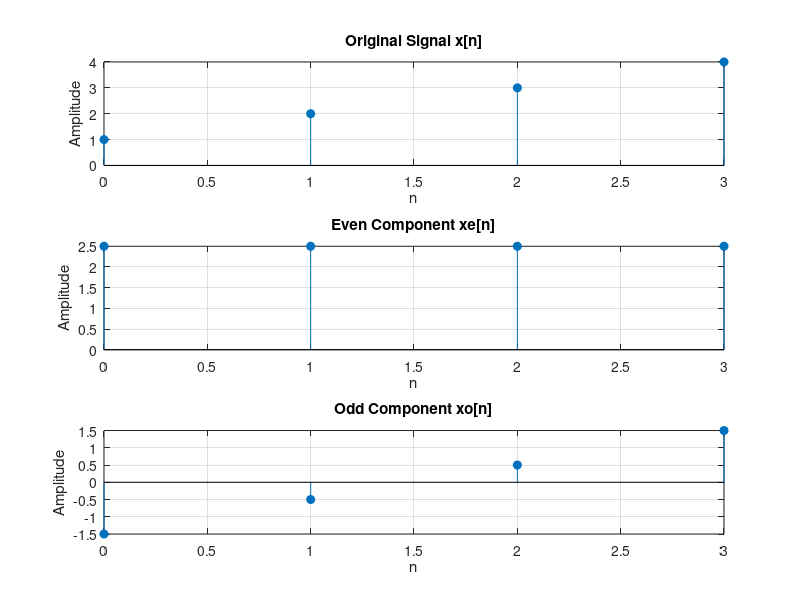

MATLAB code for this plot: (Note: this script raises an error after producing the figure.)
clc;
clear;
close all;

% Original signal
x = [1 2 3 4];
n = 0:3;

% Time reversal
xr = fliplr(x);

% Even component
xe = (x + xr)/2;

% Odd component
xo = (x - xr)/2;

% Mathematical verification
x_verify = xe + xo;

% Display results
disp('Original Signal:');
disp(x);

disp('Even Component:');
disp(xe);

disp('Odd Component:');
disp(xo);

disp('Verified Signal:');
disp(x_verify);

% Plot original signal
subplot(3,1,1);
stem(n,x,'filled');
title('Original Signal x[n]');
xlabel('n');
ylabel('Amplitude');
grid on;

% Plot even component
subplot(3,1,2);
stem(n,xe,'filled');
title('Even Component xe[n]');
xlabel('n');
ylabel('Amplitude');
grid on;

% Plot odd component
subplot(3,1,3);
stem(n,xo,'filled');
title('Odd Component xo[n]');
xlabel('n');
ylabel('Amplitude');
grid on;

sgtitle('Even and Odd Signal Decomposition');
